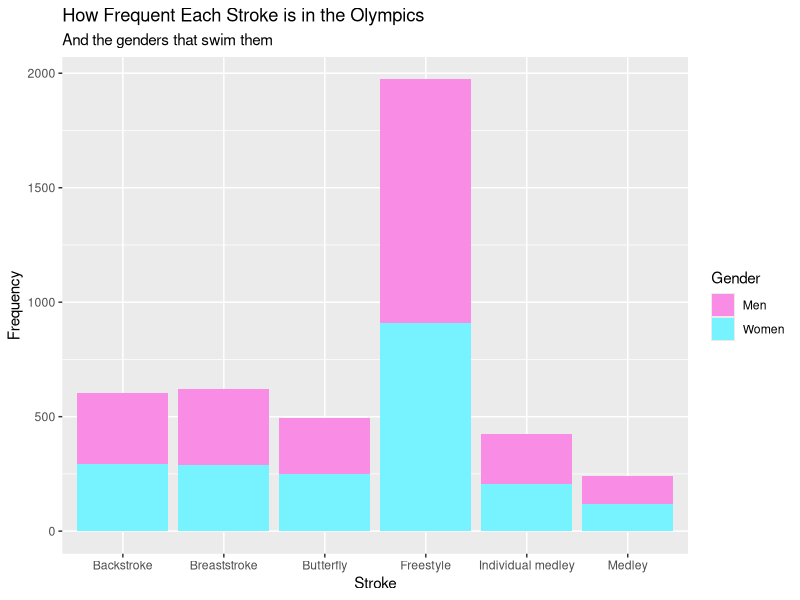

Generate this figure with R:
## ---- chunk 1
library(tidyverse)
library(broom)
## ---- chunk 2
data <- read.csv("Olympic_Swimming_Results_1912to2020.csv")
## ---- chunk 3
data %>%
  glimpse()
## ---- chunk 4
data %>%
  ggplot(aes(x = Stroke, fill = Gender)) +
  geom_bar() +
  scale_fill_manual(values = c("#F98CE5","#77F3FF")) +
  labs(x = "Stroke", 
       y = "Frequency", 
       title = "How Frequent Each Stroke is in the Olympics", 
       subtitle = "And the genders that swim them")
